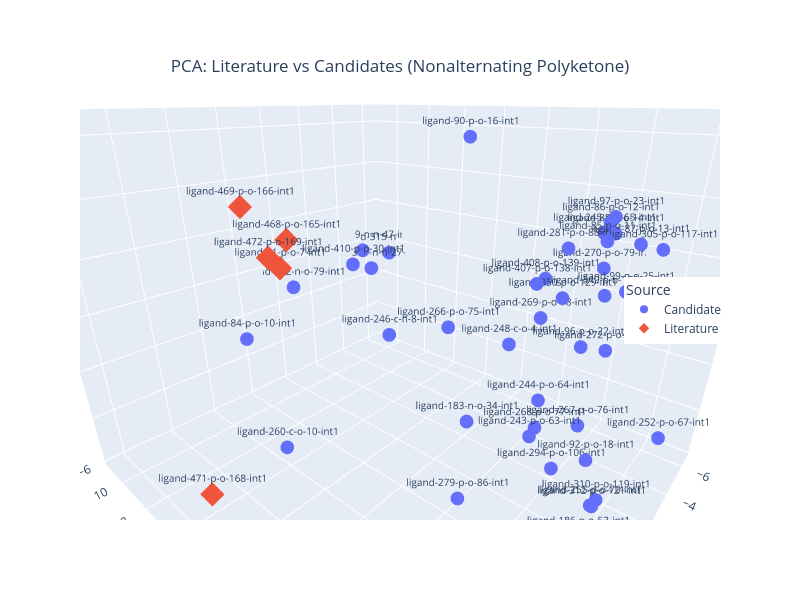

The notebook cell this image was saved under:
### Code cell
from sklearn.decomposition import PCA
from sklearn.preprocessing import StandardScaler
import pandas as pd
import plotly.express as px

# === 1. Filter data ===
X = nonalt_merged_df.drop(columns=['Name', 'candidate_literature'])

# Standardize
X_scaled = StandardScaler().fit_transform(X)

# === 2. PCA ===
pca = PCA(n_components=3)
X_pca = pca.fit_transform(X_scaled)

# === 3. Create DataFrame for plotting ===
nonalt_merged_df = nonalt_merged_df.reset_index(drop=True)
pca_df = pd.DataFrame(X_pca, columns=['PC1', 'PC2', 'PC3'])
pca_df['Name'] = nonalt_merged_df['Name'].values
pca_df['Source'] = nonalt_merged_df['candidate_literature']

# Create Source_Label
pca_df['is_literature'] = pca_df['Source'].str.contains('literature', case=False, na=False)
pca_df['Source_Label'] = pca_df['is_literature'].map({True: 'Literature', False: 'Candidate'})

# === Plot with Plotly (with labels) ===
fig = px.scatter_3d(
    pca_df,
    x='PC1',
    y='PC2',
    z='PC3',
    color='Source_Label',
    symbol='Source_Label',
    text='Name',   # 👈 add labels from Name column
    title='PCA: Literature vs Candidates (Nonalternating Polyketone)',
    labels={
        "PC1": f"PC1 ({pca.explained_variance_ratio_[0]*100:.1f}%)",
        "PC2": f"PC2 ({pca.explained_variance_ratio_[1]*100:.1f}%)",
        "PC3": f"PC3 ({pca.explained_variance_ratio_[2]*100:.1f}%)"
    }
)

# make sure text is shown on top of markers
fig.update_traces(
    mode='markers+text',
    textposition='top center',
    textfont=dict(size=10)
)

# Style updates
fig.update_layout(
    width=800, 
    height=600,
    legend=dict(title="Source", x=0.85, y=0.5, xanchor="left", yanchor="middle"),
    title=dict(x=0.5, y=0.9, xanchor="center", yanchor="top"),
    scene_camera=dict(eye=dict(x=1.5, y=1.5, z=0.25))
)

fig.show()


# Save high-quality PNG
fig.write_image("nonalt_pca_3d_plot.png", scale=4)

# Save interactive HTML
fig.write_html("nonalt_pca_3d_plot.html")

### Figure 1 — Plotly figure (JSON) as saved in the notebook; plotly's stock layout.template omitted (floating-point values rounded to 4 significant figures)
{"data": [{"hovertemplate": "Source_Label=Candidate<br>PC1 (25.1%)=%{x}<br>PC2 (16.3%)=%{y}<br>PC3 (10.9%)=%{z}<br>Name=%{text}<extra></extra>", "legendgroup": "Candidate", "marker": {"color": "#636efa", "symbol": "circle"}, "mode": "markers+text", "name": "Candidate", "scene": "scene", "showlegend": true, "text": ["ligand-100-p-o-26-int1", "ligand-183-n-o-34-int1", "ligand-186-p-o-53-int1", "ligand-242-n-o-79-int1", "ligand-243-p-o-63-int1", "ligand-244-p-o-64-int1", "ligand-245-p-o-65-int1", "ligand-246-c-n-8-int1", "ligand-248-c-o-4-int1", "ligand-252-p-o-67-int1", "ligand-255-p-o-70-int1", "ligand-260-c-o-10-int1", "ligand-266-p-o-75-int1", "ligand-267-p-o-76-int1", "ligand-268-p-o-77-int1", "ligand-269-p-o-78-int1", "ligand-270-p-o-79-int1", "ligand-272-p-o-81-int1", "ligand-279-p-o-86-int1", "ligand-281-p-o-88-int1", "ligand-294-p-o-106-int1", "ligand-305-p-o-117-int1", "ligand-309-n-n-27-int1", "ligand-310-p-o-119-int1", "ligand-312-p-o-121-int1", "ligand-315-n-n-29-int1", "ligand-339-n-n-47-int1", "ligand-349-p-o-128-int1", "ligand-350-p-o-129-int1", "ligand-407-p-o-138-int1", "ligand-408-p-o-139-int1", "ligand-410-p-p-30-int1", "ligand-84-p-o-10-int1", "ligand-85-p-o-11-int1", "ligand-86-p-o-12-int1", "ligand-87-p-o-13-int1", "ligand-88-p-o-14-int1", "ligand-90-p-o-16-int1", "ligand-92-p-o-18-int1", "ligand-96-p-o-22-int1", "ligand-97-p-o-23-int1", "ligand-99-p-o-25-int1"], "textfont": {"size": 10}, "textposition": "top center", "type": "scatter3d", "x": [-4.491, 1.68, -4.311, 10.35, -2.024, -2.361, -1.512, 2.306, 1.348, -5.029, -4.342, 6.619, -3.6, -2.76, -1.448, -0.3991, -1.456, -3.212, -1.258, -0.8457, -2.951, -3.975, 10.62, -4.419, -4.384, 10.22, 11.05, -2.766, -2.426, -1.983, -1.881, 6.674, 4.423, -2.691, -2.507, -3.101, -2.627, -1.519, -3.881, -2.879, -2.571, -3.291], "y": [7.602, -1.675, 1.42, -0.03556, 0.4671, 0.9027, -4.961, 2.281, -4.06, -2.845, 0.9396, 3.679, 7.394, -1.658, -1.191, -2.963, -5.682, -1.742, 3.238, -3.573, 0.6822, -3.002, -5.421, 0.7297, 0.9265, -6.403, -5.232, -2.196, 0.2592, 1.05, 0.3155, -0.3486, 6.116, -1.861, -2.426, -3.838, -2.688, 3.927, 0.5341, -0.4708, -2.623, -2.478], "z": [-0.1607, -5.1, -4.687, -0.8925, -2.803, -1.1, 2.671, 0.06872, -2.365, -3.262, -3.839, -5.781, 3.915, -3.192, -3.648, -0.2924, 1.163, -0.1977, -3.855, 2.289, -3.427, 2.952, -1.361, -3.733, -3.858, -0.6353, -0.404, 1.409, 1.97, 2.505, 2.438, 0.9002, 0.6533, 3.216, 3.646, 2.786, 3.28, 6.406, -2.699, 0.3088, 3.806, 1.59]}, {"hovertemplate": "Source_Label=Literature<br>PC1 (25.1%)=%{x}<br>PC2 (16.3%)=%{y}<br>PC3 (10.9%)=%{z}<br>Name=%{text}<extra></extra>", "legendgroup": "Literature", "marker": {"color": "#EF553B", "symbol": "diamond"}, "mode": "markers+text", "name": "Literature", "scene": "scene", "showlegend": true, "text": ["ligand-468-p-o-165-int1", "ligand-469-p-o-166-int1", "ligand-471-p-o-168-int1", "ligand-472-p-o-169-int1", "ligand-81-p-o-7-int1"], "textfont": {"size": 10}, "textposition": "top center", "type": "scatter3d", "x": [4.794, 5.833, 3.624, 4.624, 4.74], "y": [4.159, 4.96, 8.283, 4.986, 4.523], "z": [3.152, 4.141, -3.149, 2.82, 2.358]}], "layout": {"height": 600, "legend": {"title": {"text": "Source"}, "tracegroupgap": 0, "x": 0.85, "xanchor": "left", "y": 0.5, "yanchor": "middle"}, "scene": {"aspectmode": "auto", "aspectratio": {"x": 1.13, "y": 1.033, "z": 0.8569}, "camera": {"center": {"x": 0, "y": 0, "z": 0}, "eye": {"x": -0.7076, "y": 0.8108, "z": 0.4542}, "projection": {"type": "perspective"}, "up": {"x": 0, "y": 0, "z": 1}}, "domain": {"x": [0, 1], "y": [0, 1]}, "xaxis": {"title": {"text": "PC1 (25.1%)"}, "type": "linear"}, "yaxis": {"title": {"text": "PC2 (16.3%)"}, "type": "linear"}, "zaxis": {"title": {"text": "PC3 (10.9%)"}, "type": "linear"}}, "title": {"text": "PCA: Literature vs Candidates (Nonalternating Polyketone)", "x": 0.5, "xanchor": "center", "y": 0.9, "yanchor": "top"}, "width": 800}}
